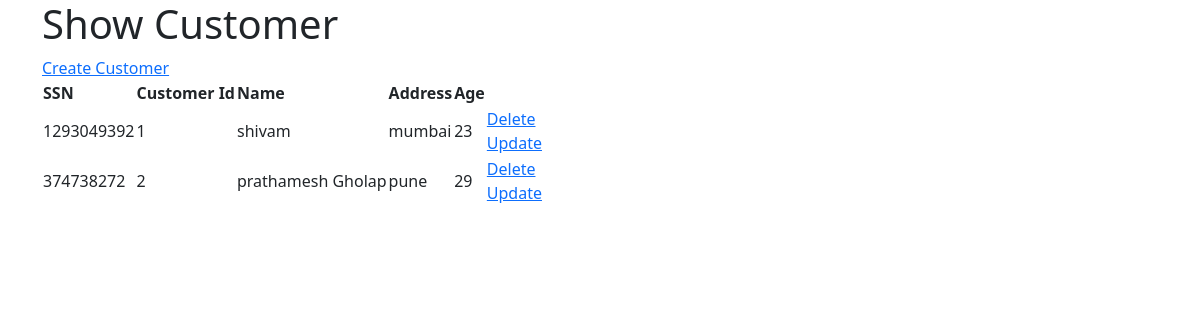
/showCustomer, run on an earlier commit of the app's database.
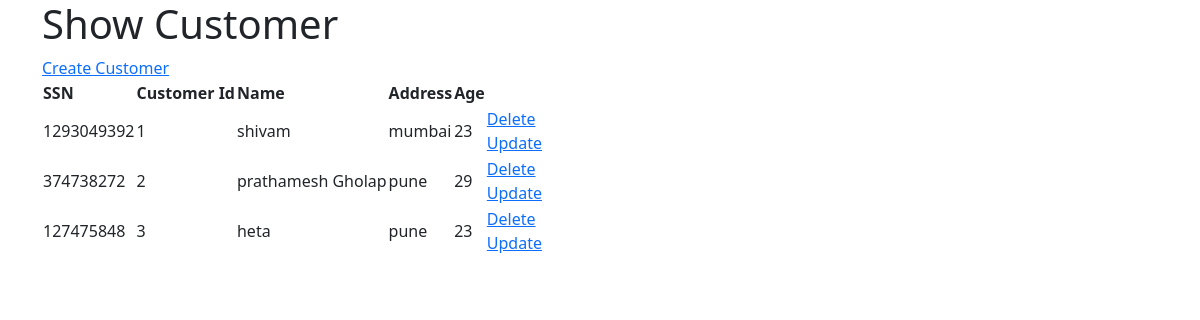
And on a later commit of the database.
### app.py (models this page shows)
class Customer(db.Model):
    ssn = db.Column(db.Integer,nullable=False)
    customer_id = db.Column(db.Integer,primary_key=True)
    name = db.Column(db.String(25),nullable=False)
    address= db.Column(db.String(100),nullable=False)
    age = db.Column(db.Integer,nullable=False)
    accounts = db.relationship('Account',backref='owner')

### app.py (the view)
@app.route('/showCustomer')
def showCustomer():
    customers = Customer.query.order_by(Customer.customer_id).all()
    return render_template('showCustomer.html',customers=customers)

### templates/showCustomer.html (shortened to what this page needs)
{%extends 'base.html'%}  {%block body%}
<h1>Show Customer</h1>
<a href="/createCustomer">Create Customer</a>
{%if customers|length < 1%}
<h4>There are no customer</h4>
{%else%}
<table>
  <tr>
    <th>SSN</th>
    <th>Customer Id</th>
    <th>Name</th>
    <th>Address</th>
    <th>Age</th>
  </tr>
  {%for customer in customers%}
  <tr>
    <td>{{customer.ssn}}</td>
    <td>{{customer.customer_id}}</td>
    <td>{{customer.name}}</td>
    <td>{{customer.address}}</td>
    <td>{{customer.age}}</td>
    <td>
      <a href="/deleteCustomer/{{customer.customer_id}}">Delete</a>
      <br />
      <a href="/updateCustomer/{{customer.customer_id}}">Update</a>
    </td>
  </tr>
  {% endfor%}
</table>
{% endif%} {%endblock%}

### templates/base.html (shortened to what this page needs)
<!DOCTYPE html>
<html lang="en">
  <head>
    <link
      href="https://cdn.jsdelivr.net/npm/bootstrap@5.0.0-beta1/dist/css/bootstrap.min.css"
      rel="stylesheet"
    />
  </head>
  <body class="container-sm">
    {%block body%}{%endblock%}
  </body>
</html>

What changed in the data, as far as the page shows it:
added Customer: ssn "127475848", customer_id "3", name "heta", address "pune", age "23"
